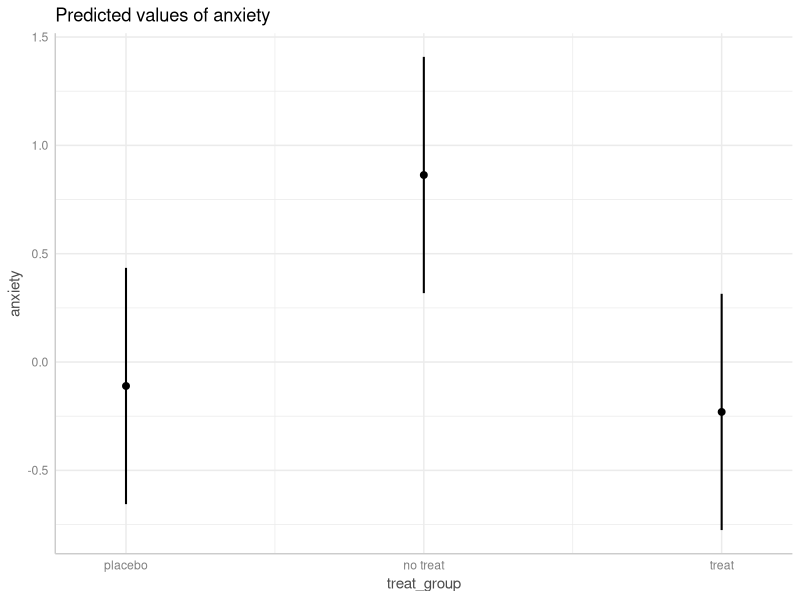

The R script that drew this image:

library(dplyr)
library(parameters)


anxiety_adhd <- read.csv("anxiety_adhd.csv") %>%
  mutate(ID = factor(ID),
         treat_group = factor(treat_group),
         sex = factor(sex))

glimpse(anxiety_adhd)

# see the levels of a factor
levels(anxiety_adhd$treat_group)


# Unfortunately, regressions (and other models) cannot "deal" with categorical
# predictors; Instead, they require all the predictors to be numerical. The way
# to deal with this is to code categorical variables as a series of numerical
# variables that together encode all the information in the categorical
# variable. These are usually called "dummy variables", as each one alone only
# tells part of the story.
# Let's see how we do this in R.


# 1) Model Fitting --------------------------------------------------------


# Adding dummy variables (manually) ---------------------------------------

# Option 1: The SPSS way - make the dummy vars by hand...

## >>>>>>>>>>>>>> ##
## DO NOT DO THIS ##
## <<<<<<<<<<<<<< ##


anxiety_adhd <- anxiety_adhd %>%
  mutate(d_placebo = ifelse(treat_group == "placebo", 1, 0),
         d_treat   = ifelse(treat_group == "treat",   1, 0))


fit_dummy <- lm(anxiety ~ d_placebo + d_treat,
                data = anxiety_adhd)

model_parameters(fit_dummy)
# what do these parameters mean?




# Adding dummy variables (automagically) ----------------------------------

# Option 2: let R do all the hard work... Just put the factor in the formula!

fit_factor <- lm(anxiety ~ treat_group, data = anxiety_adhd)
model_parameters(fit_factor)
model_parameters(fit_dummy)



# How does R determine what and how to code?
# 1. If the var is a character it is first converted into a factor (level
#   order is alphabetical).
# 2. By default, dummy (treatment) coding is used, with the FIRST level
#   as the base group.

# see the coding scheme:
contrasts(anxiety_adhd$treat_group)




# Change contrast scheme --------------------------------------------------

## 1. change base group in dummy coding
anxiety_adhd$treat_group <- relevel(anxiety_adhd$treat_group, ref = "placebo")
contrasts(anxiety_adhd$treat_group)

fit_factor2 <- lm(anxiety ~ treat_group, data = anxiety_adhd)
model_parameters(fit_factor2)

# Or change the first level of the factor by re-leveling the factor...
# (`forcats` is a good package for working with factors)




## 2. change to effects coding:
# Another popular coding scheme is the effects coding, where the average of all
# the groups is the "base group". Unfortunately, it makes parameter
# interpretation quite hard...
contrasts(anxiety_adhd$treat_group) <- contr.sum
contrasts(anxiety_adhd$treat_group)

fit_factor3 <- lm(anxiety ~ treat_group, data = anxiety_adhd)
model_parameters(fit_factor3) # what do there mean???



?contr.treatment # even more types...






# 2) Model exploration (inference) ----------------------------------------

# Looking at the parameters from the last two models, it is hard to see what the
# difference between "no treat" and "treat" groups is... And even if we could
# fish it out, is it significant?
model_parameters(fit_factor2)
model_parameters(fit_factor3)

# If we were working in SPSS, we would re-fit the model with different dummy
# coding to get all the pair-wise differences.
#
# But we are in R! And we have smart packages that can do wonders!


library(emmeans)
# `emmeans` is one of the best packages in R - for ANY follow-up analysis!!
emmeans(fit_factor2, ~ treat_group)
emmeans(fit_factor3, ~ treat_group)
# Note that both returned the exact same results - the coding scheme has no
# influence here!

## Plot
library(ggeffects)
plot(ggemmeans(fit_factor2, "treat_group"))




# This is the time to note that in R, model ~fitting~ and ~hypothesis testing~
# are not as closely knit as they are in SPSS. Whereas in SPSS we can fit
# several models with different dummy coding or variable centering, in R we work
# in 2 stages:
# 1) fit a model
# 2) Ask the model questions - test contrasts / effects of interest, get
#   predictions...
#
# This 2-part method makes life A LOT EASIER once models become more and more
# complex...


# All pair-wise comparisons.
emmeans(fit_factor2, ~ treat_group) %>%
  contrast(method = "pairwise") %>%
  summary(infer = TRUE)
# Note the automatic p-value adjustment
